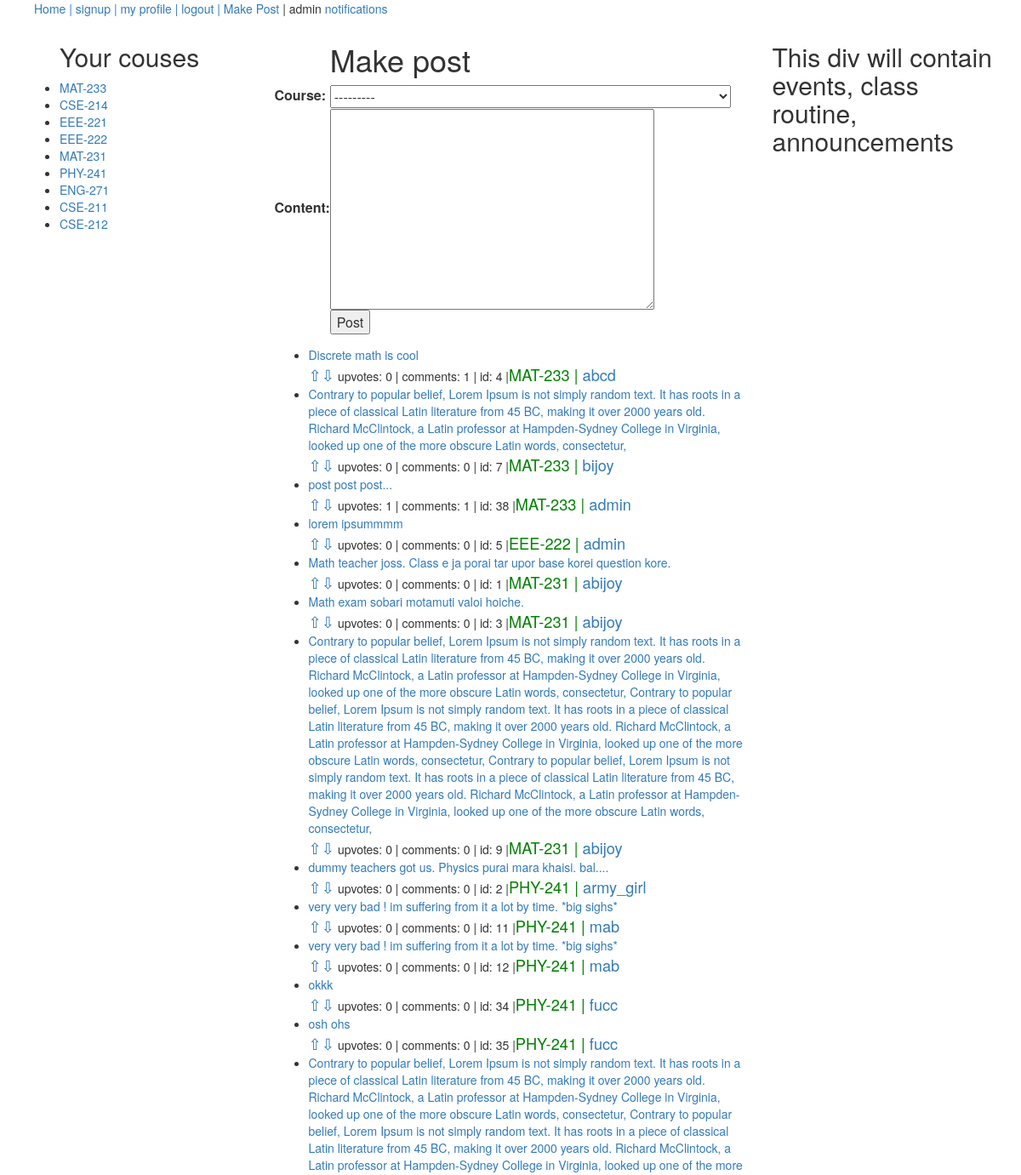
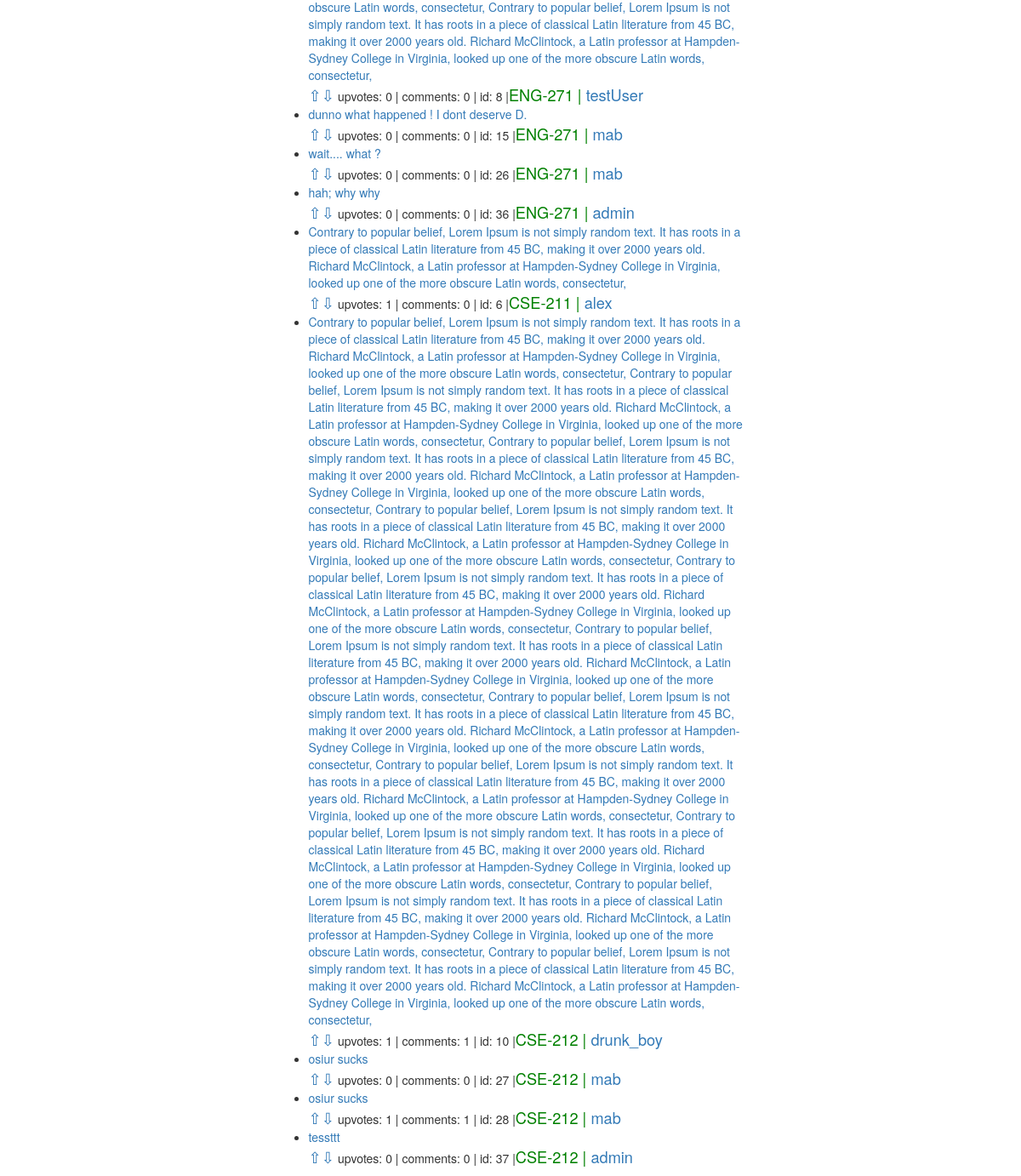
/ (signed in), run on the app's committed database (2 pictures, top to bottom).
### playground/models.py (models this page shows, shortened)
class Course(models.Model):
	semester_or_year = (
		('1', '1st'),
		('2', '2nd'),
		('3', '3rd'),
		('4', '4th'),
		('5', '5th'),
		('6', '6th'),
		('7', '7th'),
		('8', '8th'),
	)
	course_code = models.CharField(max_length=50)
	course_title = models.CharField(max_length=200)
	semester = models.CharField(max_length=10, choices=semester_or_year, default='1')
	created_by = models.ForeignKey(User, on_delete=models.CASCADE)
	def __str__(self):
		return f'{self.course_title} - ({self.course_code})'

class Post(models.Model):
	user = models.ForeignKey(User, on_delete=models.CASCADE)
	course = models.ForeignKey(Course, on_delete=models.CASCADE)
	content = models.TextField()

### playground/views.py (the view)
# urls.py: path('', views.index, name='index'),
@login_required
def index(request):
	u = request.user
	current_sem = u.profile.current_semester
	my_courses = Course.objects.filter(semester=current_sem)
	posts = Post.objects.filter(course__in=my_courses)
	upVotedPosts = [v.post for v in PostVote.objects.filter(user=request.user, vote_value=1)]
	downVotedPosts =  [v.post for v in PostVote.objects.filter(user=request.user, vote_value=-1)]
	print(upVotedPosts, downVotedPosts, posts)
	for p in posts:
		if p in upVotedPosts:
			print("Yeaaaa;")
	if request.method == 'POST':
		form = makePostForm(request.user, request.POST)
		if form.is_valid():
			f = form.save(commit=False)
			f.user = request.user
			f.save()
			recipient_list = [p.user for p in Profile.objects.filter(current_semester=request.user.profile.current_semester)]
			notify.send(request.user, recipient_list=recipient_list, actor=request.user,
			verb='posted', obj=f, target=f.course, nf_type='somebody_posted')
			return redirect(reverse('index'))
	else:
		form = makePostForm(request.user)
	return render(request, 'playground/home.html',
		{'form':form, 'my_courses': my_courses, 'posts': posts,
		'upVotedPosts': upVotedPosts, 'downVotedPosts': downVotedPosts,}
		)

### playground/forms.py
class makePostForm(forms.ModelForm):
	class Meta:
		model = Post
		fields = ('course', 'content')
	def __init__(self, user, *args, **kwargs):
		super(makePostForm, self).__init__(*args, **kwargs)
		self.fields['course'].queryset = Course.objects.filter(semester=user.profile.current_semester)

### playground/templates/playground/home.html (shortened to what this page needs)
{% extends "playground/base.html" %}
{% block mainDiv %}
    <div>
        <form method="post">
            <table>
            <tr><td></td><td><h1>Make post</h1></td></tr>
            {{ form.as_table }}
            <tr><td></td>
                <td><input type="submit" name="" value="Post"></td>
            </tr>
            </table>
        </form>
    </div>
    <ul>
		{% for p in posts %}
			<li style=""><a href="{% url 'post_details' p.id %}"> {{ p.content }}</a></li>
            {% if p in upVotedPosts %}
                <span style="color:red; font-size:1.3em;"><a href="{% url 'vote' p.id 'up' %}">⇧</a></span><span><a href="{% url 'vote' p.id 'down' %}">⇩</a></span>
            {% elif p in downVotedPosts %}
                <span><a href="{% url 'vote' p.id 'up' %}">⇧</a></span><span style="color: red; font-size:1.3em;"><a href="{% url 'vote' p.id 'down' %}">⇩</a></span>
            {% else %}
                <span style="font-size:1.3em;"><a href="{% url 'vote' p.id 'up' %}">⇧</a><a href="{% url 'vote' p.id 'down' %}">⇩</a></span>
            {% endif %}
            upvotes: {{ p.postvote_set.all.count }} | comments: {{p.comment_set.all.count }} | id: {{p.id }} |<span style="color:green">{{p.course.course_code }} | <a href="{% url 'profile' p.user %}">{{p.user}}</a></span></li>
		{% endfor %}
	</ul>
{% endblock mainDiv %}

### playground/templates/playground/base.html (shortened to what this page needs)
<!DOCTYPE html>
<html>
<head>
	<link rel="stylesheet" href="https://maxcdn.bootstrapcdn.com/bootstrap/3.4.0/css/bootstrap.min.css">
</head>
<body>
	<nav>
		<ul>
			<li class="nav"><a href="{% url 'index' %}">Home | </a></li>
			<li class="nav"><a href="{% url 'signup' %}">signup | </a></li>
			<li class="nav"><a href="{% url 'profile' request.user %}">my profile | </a></li>
			<li class="nav"><a href="{% url 'logout' %}">logout | </a></li>
			<li class="nav"><a href="{% url 'makepost' %}">Make Post</a></li>
			<li class="nav"> | {{ request.user }} </li>
			<li class="nav"><a href="notifications/all">notifications</a></li>
		</ul>
	</nav>
	<div class="container">
		<div class="row">
			<nav class="col-sm-3">
				{% include "playground/sidediv.html" %}
			</nav>
			<div class="col-sm-6">
				{% block mainDiv %} {% endblock %}
			</div>
			<div class="col-sm-3">
				{% include "playground/rtsidediv.html" %}
			</div>
		</div>
	</div>
</body>
</html>

### playground/templates/playground/sidediv.html
		<ul>
		<h2>Your couses</h2>
			{% for c in my_courses %}
				<li><a href="{% url 'posts_under_course' c.course_code %}">{{ c.course_code }}</a></li>
			{% endfor %}
		</ul>

### playground/templates/playground/home.html (style rules this page uses)
span { font-size: 1.3em; }

### playground/templates/playground/base.html (style rules this page uses)
.nav { list-style-type: none; display: inline-block; }

### data on the page
Course: course_code "MAT-233"
Course: course_code "CSE-214"
Course: course_code "EEE-221"
Course: course_code "EEE-222"
Course: course_code "MAT-231"
Course: course_code "PHY-241"
Course: course_code "ENG-271"
Course: course_code "CSE-211"
Course: course_code "CSE-212"
Post: content "Discrete math is cool", postvote_set.all.count "0", comment_set.all.count "1", id "4", course.course_code "MAT-233", user "abcd"
Post: content "Contrary to popular belief, Lorem Ipsum is not simply random text. It has roots in a piece of classical Latin literature from 45 BC, making it over 2000 years old. Richard McClintock, a Latin professor at Hampden-Sydney College in Virginia, looked up one of the more obscure Latin words, consectetur,", postvote_set.all.count "0", comment_set.all.count "0", id "7", course.course_code "MAT-233", user "bijoy"
Post: content "post post post...", postvote_set.all.count "1", comment_set.all.count "1", id "38", course.course_code "MAT-233", user "admin"
Post: content "lorem ipsummmm", postvote_set.all.count "0", comment_set.all.count "0", id "5", course.course_code "EEE-222", user "admin"
Post: content "Math teacher joss. Class e ja porai tar upor base korei question kore.", postvote_set.all.count "0", comment_set.all.count "0", id "1", course.course_code "MAT-231", user "abijoy"
Post: content "Math exam sobari motamuti valoi hoiche.", postvote_set.all.count "0", comment_set.all.count "0", id "3", course.course_code "MAT-231", user "abijoy"
Post: content "Contrary to popular belief, Lorem Ipsum is not simply random text. It has roots in a piece of classical Latin literature from 45 BC, making it over 2000 years old. Richard McClintock, a Latin professor at Hampden-Sydney College in Virginia, looked up one of the more obscure Latin words, consectetur, Contrary to popular belief, Lorem Ipsum is not simply random text. It has roots in a piece of classical Latin literature from 45 BC, making it over 2000 years old. Richard McClintock, a Latin professor at Hampden-Sydney College in Virginia, looked up one of the more obscure Latin words, consectetur, Contrary to popular belief, Lorem Ipsum is not simply random text. It has roots in a piece of…", postvote_set.all.count "0", comment_set.all.count "0", id "9", course.course_code "MAT-231", user "abijoy"
Post: content "dummy teachers got us. Physics purai mara khaisi. bal....", postvote_set.all.count "0", comment_set.all.count "0", id "2", course.course_code "PHY-241", user "army_girl"
Post: content "very very bad ! im suffering from it a lot by time. *big sighs*", postvote_set.all.count "0", comment_set.all.count "0", id "11", course.course_code "PHY-241", user "mab"
Post: content "very very bad ! im suffering from it a lot by time. *big sighs*", postvote_set.all.count "0", comment_set.all.count "0", id "12", course.course_code "PHY-241", user "mab"
Post: content "okkk", postvote_set.all.count "0", comment_set.all.count "0", id "34", course.course_code "PHY-241", user "fucc"
Post: content "osh ohs", postvote_set.all.count "0", comment_set.all.count "0", id "35", course.course_code "PHY-241", user "fucc"
Post: content "Contrary to popular belief, Lorem Ipsum is not simply random text. It has roots in a piece of classical Latin literature from 45 BC, making it over 2000 years old. Richard McClintock, a Latin professor at Hampden-Sydney College in Virginia, looked up one of the more obscure Latin words, consectetur, Contrary to popular belief, Lorem Ipsum is not simply random text. It has roots in a piece of classical Latin literature from 45 BC, making it over 2000 years old. Richard McClintock, a Latin professor at Hampden-Sydney College in Virginia, looked up one of the more obscure Latin words, consectetur, Contrary to popular belief, Lorem Ipsum is not simply random text. It has roots in a piece of…", postvote_set.all.count "0", comment_set.all.count "0", id "8", course.course_code "ENG-271", user "testUser"
Post: content "dunno what happened ! I dont deserve D.", postvote_set.all.count "0", comment_set.all.count "0", id "15", course.course_code "ENG-271", user "mab"
Post: content "wait.... what ?", postvote_set.all.count "0", comment_set.all.count "0", id "26", course.course_code "ENG-271", user "mab"
Post: content "hah; why why", postvote_set.all.count "0", comment_set.all.count "0", id "36", course.course_code "ENG-271", user "admin"
Post: content "Contrary to popular belief, Lorem Ipsum is not simply random text. It has roots in a piece of classical Latin literature from 45 BC, making it over 2000 years old. Richard McClintock, a Latin professor at Hampden-Sydney College in Virginia, looked up one of the more obscure Latin words, consectetur,", postvote_set.all.count "1", comment_set.all.count "0", id "6", course.course_code "CSE-211", user "alex"
Post: content "Contrary to popular belief, Lorem Ipsum is not simply random text. It has roots in a piece of classical Latin literature from 45 BC, making it over 2000 years old. Richard McClintock, a Latin professor at Hampden-Sydney College in Virginia, looked up one of the more obscure Latin words, consectetur, Contrary to popular belief, Lorem Ipsum is not simply random text. It has roots in a piece of classical Latin literature from 45 BC, making it over 2000 years old. Richard McClintock, a Latin professor at Hampden-Sydney College in Virginia, looked up one of the more obscure Latin words, consectetur, Contrary to popular belief, Lorem Ipsum is not simply random text. It has roots in a piece of…", postvote_set.all.count "1", comment_set.all.count "1", id "10", course.course_code "CSE-212", user "drunk_boy"
Post: content "osiur sucks", postvote_set.all.count "0", comment_set.all.count "0", id "27", course.course_code "CSE-212", user "mab"
Post: content "osiur sucks", postvote_set.all.count "1", comment_set.all.count "1", id "28", course.course_code "CSE-212", user "mab"
Post: content "tessttt", postvote_set.all.count "0", comment_set.all.count "0", id "37", course.course_code "CSE-212", user "admin"

### other printed values
{{ request.user }} "admin"
